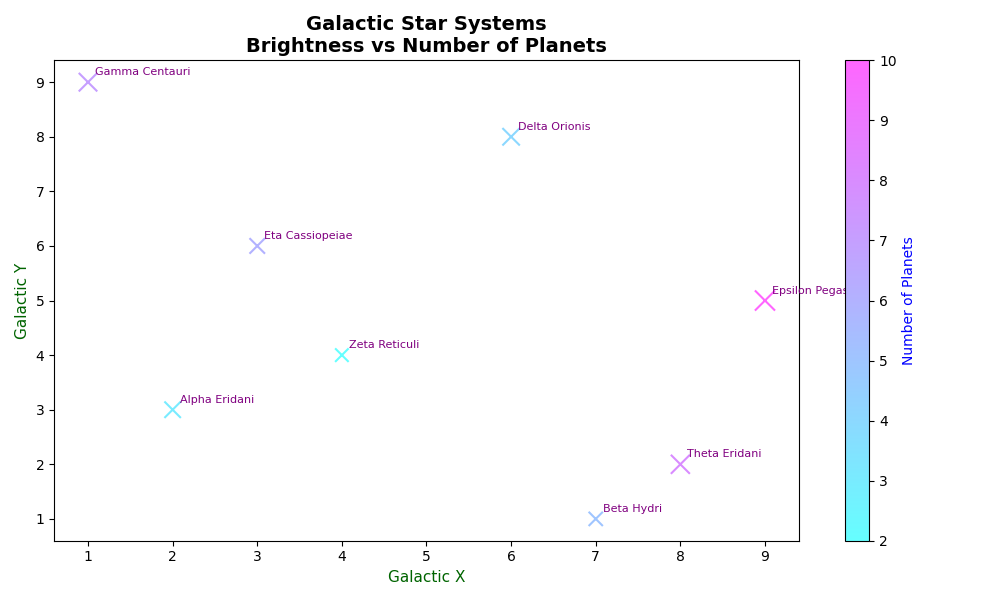

Reproduce this figure in Python.
import matplotlib.pyplot as plt
import numpy as np

star_systems = [
    [2, 3, 5.6, 3],   
    [7, 1, 4.2, 5],    
    [1, 9, 7.1, 7],   
    [6, 8, 6.3, 4],    
    [9, 5, 8.4, 10],    
    [4, 4, 3.8, 2],
    [3, 6, 5.0, 6],    
    [8, 2, 7.5, 8]     
]

x_coords = [data[0] for data in star_systems]
y_coords = [data[1] for data in star_systems]
brightness = [data[2] for data in star_systems]
num_planets = [data[3] for data in star_systems]

star_names = [
    'Alpha Eridani', 
    'Beta Hydri', 
    'Gamma Centauri', 
    'Delta Orionis', 
    'Epsilon Pegasi', 
    'Zeta Reticuli',
    'Eta Cassiopeiae',   
    'Theta Eridani'      
]

fig, ax = plt.subplots(figsize=(10, 6))

scatter = ax.scatter(x_coords, y_coords, s=[b*25 for b in brightness], c=num_planets, cmap='cool', alpha=0.6, edgecolors='r', marker='x')

for i, name in enumerate(star_names):
    ax.annotate(name, (x_coords[i], y_coords[i]), textcoords="offset points", xytext=(5,5), ha='left', fontsize=8, color='purple')

cbar = plt.colorbar(scatter, ax=ax)
cbar.set_label('Number of Planets', color='blue')

plt.title("Galactic Star Systems\nBrightness vs Number of Planets", fontsize=14, fontweight='bold')
plt.xlabel("Galactic X", fontsize=11, color='darkgreen')
plt.ylabel("Galactic Y", fontsize=11, color='darkgreen')

ax.grid(False)

plt.tight_layout()
plt.show()
